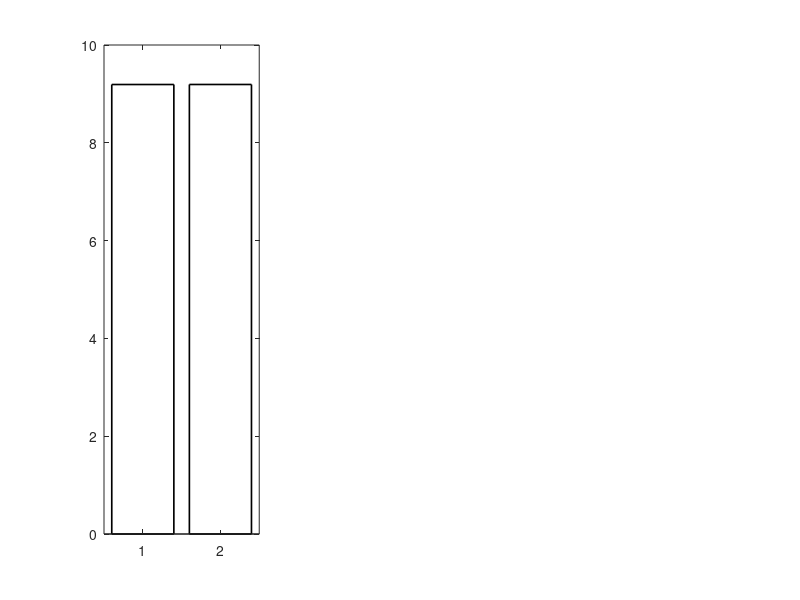

Write the MATLAB code that produced this figure. (Note: this script raises an error after producing the figure.)
% UST_Atomic_Clock_Comparative_Simulation.m
% Unified Source Theory (UST) v5 - Cyclic Cosmology & Atomic Clock Bridge
% Integrates T25 (Channel Inversion) with T32 (Micro-Macro Time Standard Equivalence).

clear; clc; close all;

% --- 1. Core UST Ontological Constants ---
N_b  = 0.63354460;       % Channel Q (Active Observable Sector)
C_cb = 0.36645540;       % Channel C (Frozen Gravitational Background)
T_Om = 0.23252885;       % WKB Tunnel Amplitude

% --- 2. T32: Atomic Clock & Hubble Time Equivalence ---
% Macro-scale: Hubble expansion time anchor
t_H_UST_Gyr = 9.191984;  % t_H * N_b (Gyr)

% Micro-scale: Cesium-133 hyperfine transition frequency (Atomic Clock)
v_Cs_133_GHz = 9.192632; % Frequency (GHz)

% Deviation Calculation
Delta_Percent = abs(t_H_UST_Gyr - v_Cs_133_GHz) / v_Cs_133_GHz * 100;

% --- 3. T25: Timeline & Inversion Vectors ---
Current_Age_UST = 13.8 * N_b; % ~8.7429 Gyr
Inversion_Time_UST = t_H_UST_Gyr + (T_Om * t_H_UST_Gyr); % Phase transition limit

time_vector_UST = linspace(0, Inversion_Time_UST * 1.1, 2000); 
freq = pi / (2 * Inversion_Time_UST); 
Amplitude = N_b - 0.5;

Q_evolution = 0.5 + Amplitude * cos(freq * time_vector_UST);
C_evolution = 0.5 - Amplitude * cos(freq * time_vector_UST);

% --- 4. Advanced Comparative Visualization ---
fig = figure('Name', 'UST v5: Universal Timeline & Atomic Clock Bridge');

% Subplot 1: T32 Micro-Macro Bridge (Atomic Clock vs Hubble Time)
subplot(1, 3, 1);
bar_data = [t_H_UST_Gyr, v_Cs_133_GHz];
b = bar(bar_data, 'FaceColor', 'flat', 'EdgeColor', 'k', 'LineWidth', 1.2);
b.CData(1,:) = [0.2 0.6 0.8]; % UST Hubble Anchor (Blue)
b.CData(2,:) = [0.8 0.4 0.2]; % Cs-133 Atomic Clock (Orange)
set(gca, 'XTick', 1:2, 'XTickLabel', {'Hubble Anchor (Gyr)', 'Cs-133 Clock (GHz)'}, ...
    'FontSize', 10, 'FontWeight', 'bold');
ylabel('Numerical Value', 'FontWeight', 'bold');
ylim([9.18 9.20]); % Zoomed in to show precision
title(sprintf('T32: Micro-Macro Time Bridge\n\\Delta%% = %.3f%%', Delta_Percent), ...
    'FontSize', 12, 'FontWeight', 'bold');
grid on;

% Subplot 2: T25 Universal Timeline & Inversion (2/3 of the figure width)
subplot(1, 3, [5, 6]);
plot(time_vector_UST, Q_evolution, 'LineWidth', 3, 'Color', [0.1 0.5 0.8], ...
    'DisplayName', 'Channel Q (Active Universe)'); hold on;
plot(time_vector_UST, C_evolution, 'LineWidth', 3, 'Color', [0.8 0.2 0.2], ...
    'DisplayName', 'Channel C (Frozen Background)');

% Shaded Tunneling Region
fill_x = [time_vector_UST, fliplr(time_vector_UST)];
fill_y = [Q_evolution, fliplr(C_evolution)];
fill(fill_x, fill_y, [0.8 0.8 0.8], 'FaceAlpha', 0.3, 'EdgeColor', 'none', ...
    'DisplayName', 'T_{Om} Tunnelling Leakage');

% Markers
plot(0, N_b, 'ks', 'MarkerSize', 10, 'MarkerFaceColor', 'k', 'HandleVisibility', 'off');
text(0.2, N_b, 'Big Bang (t=0)', 'FontSize', 10, 'FontWeight', 'bold');

plot(Current_Age_UST, interp1(time_vector_UST, Q_evolution, Current_Age_UST), ...
    'wo', 'MarkerSize', 10, 'MarkerFaceColor', 'b', 'MarkerEdgeColor', 'k', ...
    'DisplayName', sprintf('Current Epoch (%.2f UST-Gyr)', Current_Age_UST));
xline(Current_Age_UST, '--b', 'Alpha', 0.5, 'HandleVisibility', 'off');

% Hardware Lock Marker (T32 Integration)
plot(t_H_UST_Gyr, interp1(time_vector_UST, Q_evolution, t_H_UST_Gyr), ...
    'md', 'MarkerSize', 10, 'MarkerFaceColor', 'm', ...
    'DisplayName', sprintf('Atomic Clock Resonance (%.3f UST-Gyr)', t_H_UST_Gyr));
xline(t_H_UST_Gyr, '-.m', 'LineWidth', 1.5, 'HandleVisibility', 'off');
text(t_H_UST_Gyr - 1.5, 0.45, sprintf('Micro-Macro Resonance\n(v_{Cs-133} \\approx t_H \\times N_b)'), ...
    'Color', 'm', 'FontWeight', 'bold', 'FontSize', 10, 'HorizontalAlignment', 'center');

plot(Inversion_Time_UST, 0.5, 'r*', 'MarkerSize', 14, 'MarkerFaceColor', 'r', ...
    'DisplayName', 'Channel Inversion (Next Big Bang)');
xline(Inversion_Time_UST, '-.k', 'LineWidth', 2, 'HandleVisibility', 'off');

% Formatting
xlabel('UST Universal Time (Gyr)', 'FontWeight', 'bold', 'FontSize', 12);
ylabel('Ontological Weight (Ns)', 'FontWeight', 'bold', 'FontSize', 12);
title('UST v5: Cosmological Timeline and Atomic Clock Resonance Integration', ...
      'FontWeight', 'bold', 'FontSize', 15);
legend('Location', 'southwest', 'FontSize', 11);
grid on;
ylim([0.3 0.7]);
xlim([-0.5 Inversion_Time_UST * 1.1]);

% Execute & Display Console Output
fprintf('--- UST v5 Operational Matrix: T25 & T32 Execution ---\n');
fprintf('Hubble Time Anchor (t_H * N_b) : %.6f Gyr\n', t_H_UST_Gyr);
fprintf('Cesium-133 Atomic Clock        : %.6f GHz\n', v_Cs_133_GHz);
fprintf('Micro-Macro Deviation (Delta%%) : %.3f%%\n', Delta_Percent);
fprintf('Hardware Resonance verified. Ontological execution complete.\n');
